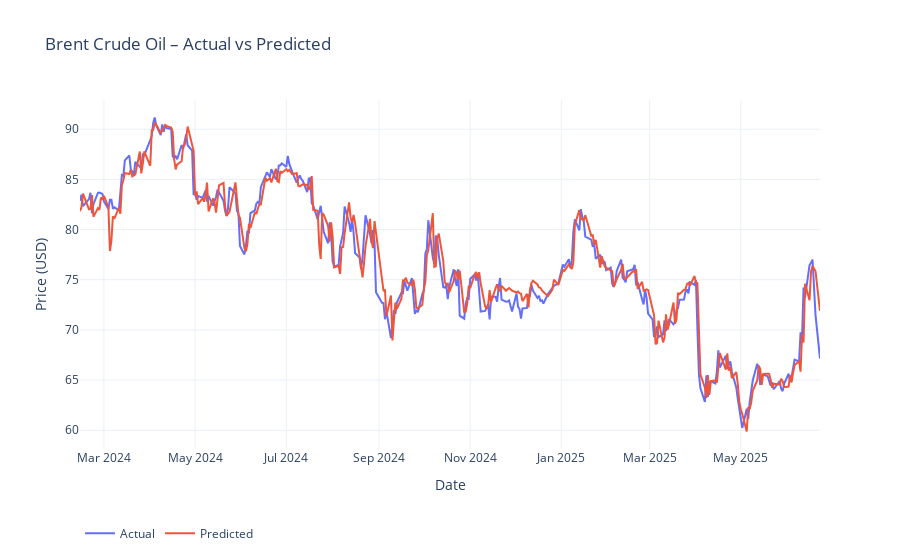

This figure's notebook cell:
### Markdown cell above
## Random forest

### Code cell
import yfinance as yf
import pandas as pd
import numpy as np
from sklearn.ensemble import RandomForestRegressor
from sklearn.metrics import (
    mean_squared_error,
    mean_absolute_error,
    mean_absolute_percentage_error,
    r2_score,
    explained_variance_score
)
import plotly.graph_objects as go

SEED = 42
np.random.seed(SEED)

# === 1. Download Brent crude oil price data ==================================
df = (
    yf.download("BZ=F", start="2011-06-13", end="2025-06-25")[['Close']]
      .rename(columns={'Close': 'Price'})
      .dropna()
)

# === 2. Load & align embeddings =============================================
emb = (
    pd.read_csv('../Data/raw/embeddings_feature_distilbert-base-uncased.csv', parse_dates=['date'])
      .set_index('date')
)
# Rialliniamo all'indice di df
emb = emb.reindex(df.index).ffill().bfill()

sent = (
    pd.read_csv('../Data/raw/daily_sent.csv', parse_dates=['Date'])
      .set_index('Date')
)

# Aggiungiamo gli embedding al DataFrame principale

df['SENT_1'] = emb['embedding_2d_1_mean']
df['SENT_2'] = emb['embedding_2d_2_mean']
df['cosine_sim']            = emb['cosine_sim']
df['drift']                 = emb['drift']
df['drift_velocity']        = emb['drift_velocity']
df['drift_velocity_diff']   = emb['drift_velocity_diff']
df['drift_acceleration']    = emb['drift_acceleration']
df['var_2d_1']              = emb['embedding_2d_1_var_daily']
df['var_2d_2']              = emb['embedding_2d_2_var_daily']
df['sentiment']             = sent['avg_score']

# === 3. Costruzione delle lag-feature =======================================
# Lag dei prezzi
for lag in range(1, 6):
    df[f'price_lag_{lag}'] = df['Price'].shift(lag)



# Target = prezzo del giorno successivo
df['target'] = df['Price'].shift(-1)
df.dropna(inplace=True)

# === 4. Train-test split (90/10) ============================================

feat_cols = [
    'Price',
    'SENT_1','SENT_2',
    'cosine_sim','drift','drift_velocity','drift_velocity_diff','drift_acceleration',
    'var_2d_1','var_2d_2',
    'sentiment'
]

X = df[feat_cols]
y = df['target']
split_idx = int(len(df) * 0.9)
X_train, X_test = X.iloc[:split_idx], X.iloc[split_idx:]
y_train, y_test = y.iloc[:split_idx], y.iloc[split_idx:]

# === 5. Train Random Forest =================================================
rf = RandomForestRegressor(n_estimators=200, random_state=SEED, n_jobs=-1)
rf.fit(X_train, y_train)
preds = rf.predict(X_test)

# === 6. Metriche di valutazione ============================================
def smape(y_true, y_pred):
    denom = (np.abs(y_true) + np.abs(y_pred)) / 2
    return np.mean(np.abs(y_true - y_pred) / denom) * 100

def theils_u(y_true, y_pred):
    rmsfe = np.sqrt(np.mean((y_pred - y_true) ** 2))
    denom = (np.sqrt(np.mean(y_true ** 2)) +
             np.sqrt(np.mean(y_pred ** 2)))
    return rmsfe / denom

metrics = {
    "RMSE": np.sqrt(mean_squared_error(y_test, preds)),
    "MAE": mean_absolute_error(y_test, preds),
    "MAPE (%)": mean_absolute_percentage_error(y_test, preds) * 100,
    "sMAPE (%)": smape(y_test.values, preds),
    "R²": r2_score(y_test, preds),
    "Explained Variance": explained_variance_score(y_test, preds),
    "Theil’s U": theils_u(y_test.values, preds),
    "Directional Accuracy (%)": (
        np.mean(
            np.sign(y_test.values[1:] - y_test.values[:-1]) ==
            np.sign(preds[1:] - y_test.values[:-1])
        ) * 100
    )
}

print(pd.Series(metrics).to_frame('Random Forest').round(4))

# === 7. Grafico Plotly Actual vs Predicted =================================
fig = go.Figure()
fig.add_trace(go.Scatter(
    x=y_test.index, y=y_test, mode='lines', name='Actual'
))
fig.add_trace(go.Scatter(
    x=y_test.index, y=preds, mode='lines', name='Predicted'
))
fig.update_layout(
    title='Brent Crude Oil – Actual vs Predicted',
    xaxis_title='Date',
    yaxis_title='Price (USD)',
    template='plotly_white',
    legend=dict(orientation='h', y=-0.2)
)
fig.show()

### Figure 1 — Plotly figure (JSON) as saved in the notebook; plotly's stock layout.template omitted (floating-point values rounded to 4 significant figures; data arrays with more than 128 entries replaced by an {"elided": "..."} marker saying what was removed)
{"data": [{"mode": "lines", "name": "Actual", "type": "scatter", "x": {"elided": "338 str values"}, "y": {"elided": "338 float values"}}, {"mode": "lines", "name": "Predicted", "type": "scatter", "x": {"elided": "338 str values"}, "y": {"elided": "338 float values"}}], "layout": {"legend": {"orientation": "h", "y": -0.2}, "title": {"text": "Brent Crude Oil – Actual vs Predicted"}, "xaxis": {"title": {"text": "Date"}}, "yaxis": {"title": {"text": "Price (USD)"}}}}
